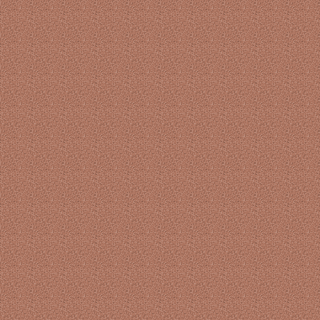

Below is a game level as drawn by its tile map, then a one-line description and the .tmx that defines it (tile-layer data replaced by summaries):
An orthogonal 10x10 tile map with 32x32 px tiles, 1 tile layer (Back), 3 tilesets and 7 objects (2x table, player, chair, watercooler, computer, ...).

<map version="1.0" orientation="orthogonal" width="10" height="10" tilewidth="32" tileheight="32">
 <tileset firstgid="1" name="TURF_TILESET" tilewidth="32" tileheight="32">
  <image source="art/TURF_TILESET.png" width="512" height="512" />
 </tileset>
 <tileset firstgid="257" name="MOB_TILESET" tilewidth="32" tileheight="32">
  <image source="art/MOB_TILESET.png" width="384" height="512" />
 </tileset>
 <tileset firstgid="449" name="OBJ_TILESET" tilewidth="32" tileheight="32">
  <image source="art/OBJ_TILESET.png" width="256" height="256" />
 </tileset>
 <layer name="Back" width="10" height="10">
  <data>[100 cells, 100 non-empty, 1 distinct tile ids]</data>
 </layer>
 <objectgroup name="Fore" width="10" height="10">
  <object name="player" x="64" y="80" width="32" height="32">
   <properties>
    <property name="image" value="MOB_TILESET" />
    <property name="spriteheight" value="32" />
    <property name="spritewidth" value="32" />
   </properties>
  </object>
  <object name="table" gid="281" x="267" y="39" width="32" height="32">
   <properties>
    <property name="evil" value="true" />
   </properties>
  </object>
  <object name="chair" gid="305" x="276" y="311" width="32" height="32">
   <properties>
    <property name="evil" value="true" />
   </properties>
  </object>
  <object name="watercooler" gid="350" x="7" y="39" width="32" height="32">
   <properties>
    <property name="evil" value="true" />
   </properties>
  </object>
  <object name="computer" gid="293" x="3" y="313" width="32" height="32">
   <properties>
    <property name="evil" value="true" />
   </properties>
  </object>
  <object name="vender" gid="353" x="100" y="39" width="32" height="32">
   <properties>
    <property name="evil" value="true" />
   </properties>
  </object>
  <object name="table" gid="281" x="264" y="147" width="32" height="32" />
 </objectgroup>
</map>
